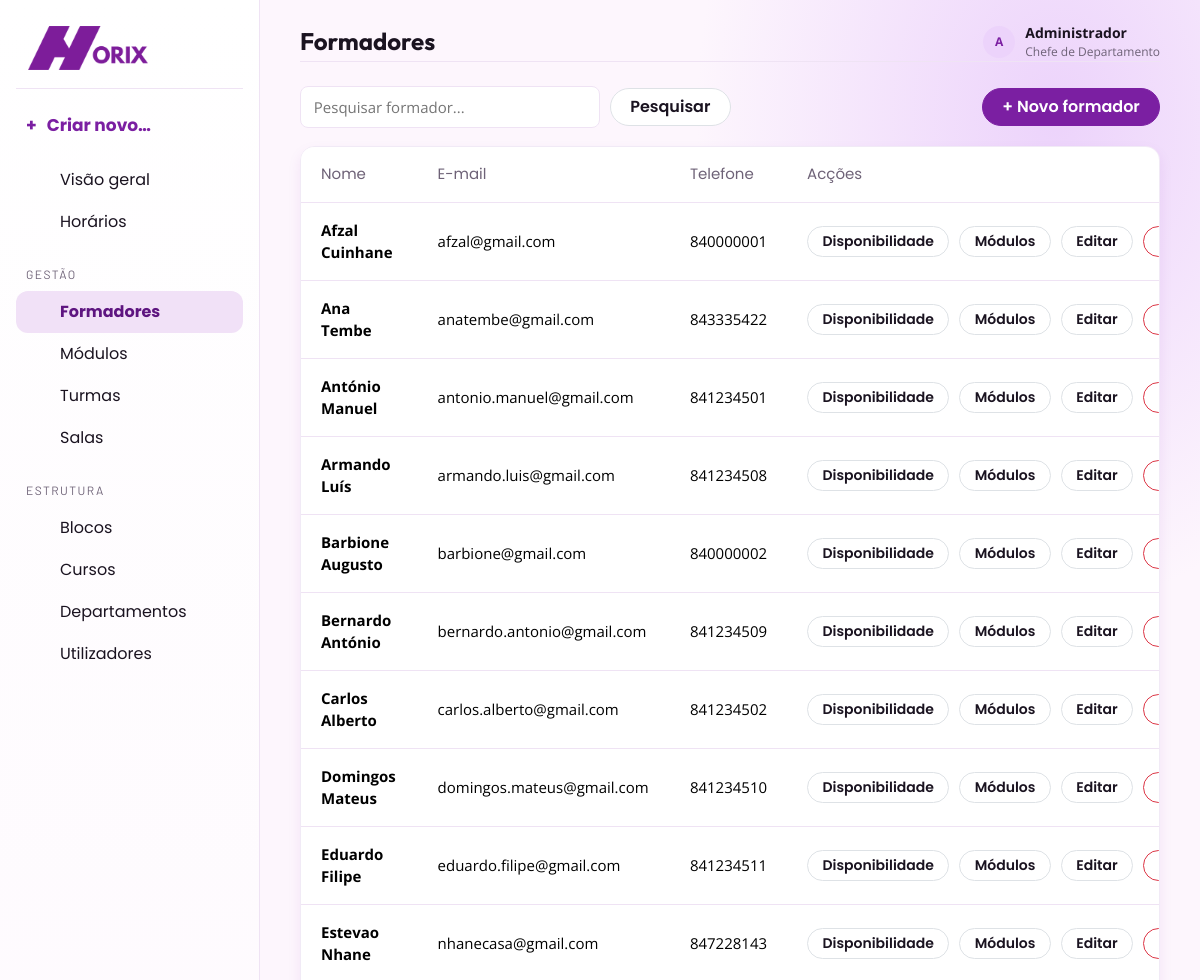
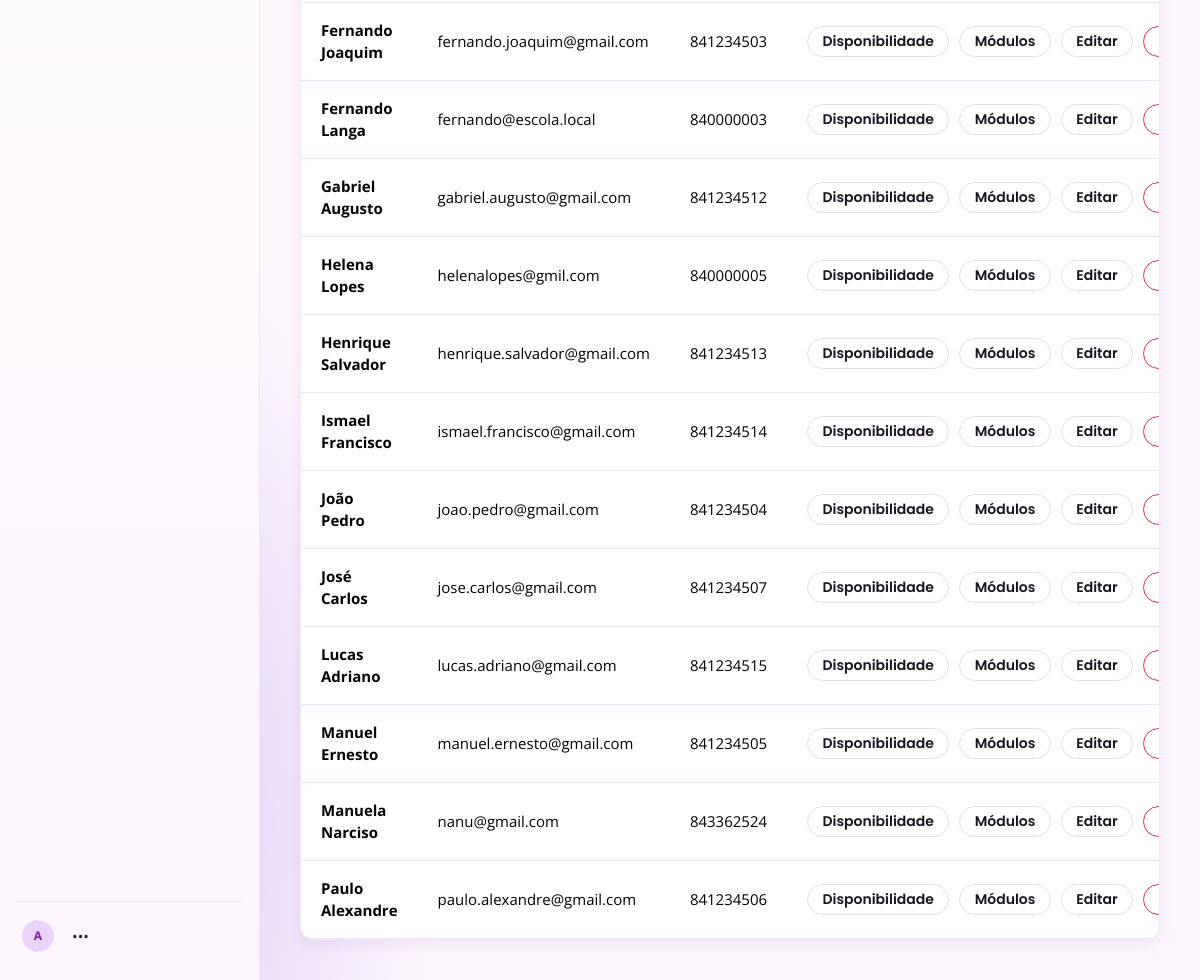
Page /View/html-php/Formador.php (signed in) on the committed database (2 pictures, top to bottom).
### tables this page shows
CREATE TABLE `utilizador` (
  `id_utilizador` int(11) NOT NULL,
  `nome` varchar(100) NOT NULL,
  `email` varchar(120) NOT NULL,
  `senha` varchar(255) NOT NULL,
  `perfil` enum('Chefe de Departamento','Formador') NOT NULL,
  `ativo` tinyint(1) NOT NULL DEFAULT 1,
  `criado_em` timestamp NOT NULL DEFAULT current_timestamp()
);

CREATE TABLE `formador` (
  `id_formador` int(11) NOT NULL,
  `nome` varchar(100) NOT NULL,
  `email` varchar(100) DEFAULT NULL,
  `telefone` varchar(20) DEFAULT NULL
);

### Conexao/Conexao.php (called while the page is built, shortened)
<?php
function db(): mysqli
{
    static $con;
    if ($con instanceof mysqli) {
        return $con;
    }
    $con = new mysqli('localhost', 'root', '', 'gestao_horarios', "3306");
    $con->set_charset('utf8mb4');
    return $con;
}

### View/html-php/Formador.php (the view, shortened to what this page needs)
<?php
require_once '../../bootstrap.php';
$q = post('q', $_GET['q'] ?? '');
$data = $q !== ''
    ? rows(
        'SELECT * FROM formador WHERE nome LIKE ? OR email LIKE ? OR telefone LIKE ? ORDER BY nome',
        'sss',
        '%' . $q . '%',
        '%' . $q . '%',
        '%' . $q . '%'
    )
    : rows('SELECT * FROM formador ORDER BY nome');
layout_start('Formadores');
?>
<div class="toolbar">
    <form class="toolbar-left" method="get">
        <input class="search" name="q" value="<?= e($q) ?>" placeholder="Pesquisar formador...">
        <button class="btn btn-light border">Pesquisar</button>
    </form>
    <button type="button" class="btn btn-primary" data-modal="novo" data-title="Novo formador">+ Novo formador</button>
</div>
<div class="card table-wrap">
    <table class="table align-middle mb-0">
        <thead>
            <tr>
                <th>Nome</th>
                <th>E-mail</th>
                <th>Telefone</th>
                <th>Acções</th>
            </tr>
        </thead>
        <tbody>
            <?php foreach ($data as $r): ?>
                <tr>
                    <td><strong><?= e($r['nome']) ?></strong></td>
                    <td><?= e($r['email']) ?></td>
                    <td><?= e($r['telefone']) ?></td>
                    <td>
                        <div class="actions">
                            <a class="btn btn-sm btn-light border" href="Disponibilidade.php?id=<?= $r['id_formador'] ?>">Disponibilidade</a>
                            <a class="btn btn-sm btn-light border" href="FormadorModulos.php?id=<?= $r['id_formador'] ?>">Módulos</a>
                            <button type="button" class="btn btn-sm btn-light border" data-modal="editar" data-title="Editar formador" data-row="<?= row_json($r) ?>">Editar</button>
                            <button type="button" class="btn btn-sm btn-outline-danger" data-modal="remover" data-title="Remover formador" data-row="<?= row_json($r) ?>">Remover</button>
                        </div>
                    </td>
                </tr>
            <?php endforeach; ?>
        </tbody>
    </table>
</div>
<?php
layout_end();

### bootstrap.php (shortened to what this page needs)
<?php
require_once __DIR__ . '/Conexao/Conexao.php';
function e($v): string
{
    return htmlspecialchars((string) $v, ENT_QUOTES, 'UTF-8');
}
function row_json(array $r): string
{
    unset($r['senha']);
    return e(json_encode($r, JSON_UNESCAPED_UNICODE));
}
function post($key, $default = ''): string
{
    return trim((string) ($_POST[$key] ?? $default));
}
function page_acl(): array
{
    $todos = [PERFIL_CHEFE, PERFIL_FORMADOR];
    $chefe = [PERFIL_CHEFE];
    return [
        'TelaPrincipal.php' => $todos,
        'GerarHorario.php' => $todos,
        'HorarioPDF.php' => $chefe,
        'Formador.php' => $chefe,
        'FormadorModulos.php' => $chefe,
        'Disponibilidade.php' => $chefe,
        'Modulo.php' => $chefe,
        'Turma.php' => $chefe,
        'Sala.php' => $chefe,
        'Bloco.php' => $chefe,
        'Curso.php' => $chefe,
        'Departamento.php' => $chefe,
        'Utilizador.php' => $chefe,
    ];
}
function logged(): bool
{
    return !empty($_SESSION['user']);
}
function refresh_session_user(): void
{
    static $done = false;
    if ($done || !logged()) {
        return;
    }
    $u = one(
        'SELECT id_utilizador,nome,email,perfil FROM utilizador WHERE id_utilizador=? AND ativo=1',
        'i',
        (int) ($_SESSION['user']['id'] ?? 0)
    );
}
function require_login(): void
{
    refresh_session_user();
}
function user(): array
{
    return $_SESSION['user'] ?? [];
}
function perfil(): string
{
    return (string) (user()['perfil'] ?? '');
}
function is_chefe(): bool
{
    return logged() && perfil() === PERFIL_CHEFE;
}
function can_manage(): bool
{
    return is_chefe();
}
function can_access(string $file): bool
{
    $acl = page_acl();
    return !isset($acl[$file]) || in_array(perfil(), $acl[$file], true);
}
function enforce_page_access(): void
{
    require_login();
}
function rows(string $sql, string $types = '', ...$args): array
{
    $st = db()->prepare($sql);
    if ($types) {
        $st->bind_param($types, ...$args);
    }
    $st->execute();
    $r = $st->get_result();
    return $r ? $r->fetch_all(MYSQLI_ASSOC) : [];
}
function one(string $sql, string $types = '', ...$args): ?array
{
    $a = rows($sql, $types, ...$args);
    return $a[0] ?? null;
}
function active(string $file): string
{
    return basename($_SERVER['PHP_SELF']) === $file ? 'active' : '';
}
function icon(string $name, int $size = 18): string
{
    $paths = [
        'dashboard' => '<rect x="3" y="3" width="7" height="7" rx="1"/><rect x="14" y="3" width="7" height="7" rx="1"/><rect x="3" y="14" width="7" height="7" rx="1"/><rect x="14" y="14" width="7" height="7" rx="1"/>',
        'calendar' => '<rect x="3" y="4" width="18" height="17" rx="2"/><path d="M16 2v4M8 2v4M3 10h18"/>',
        'plan' => '<path d="M4 5h16M4 12h16M4 19h10"/><circle cx="17" cy="19" r="3"/>',
        'users' => '<path d="M16 21v-2a4 4 0 0 0-4-4H6a4 4 0 0 0-4 4v2"/><circle cx="9" cy="7" r="4"/><path d="M22 21v-2a4 4 0 0 0-3-3.87M16 3.13a4 4 0 0 1 0 7.75"/>',
        'book' => '<path d="M4 5.5A2.5 2.5 0 0 1 6.5 3H20v16H6.5A2.5 2.5 0 0 0 4 21.5z"/><path d="M4 5.5v16M8 7h8M8 11h8"/>',
        'school' => '<path d="m3 9 9-5 9 5-9 5z"/><path d="M7 12v5c3 2 7 2 10 0v-5M21 10v6"/>',
        'room' => '<path d="M4 21V5a2 2 0 0 1 2-2h12a2 2 0 0 1 2 2v16"/><path d="M9 21v-5h6v5M8 7h2M14 7h2M8 11h2M14 11h2"/>',
        'building' => '<path d="M4 21V4h12v17M16 9h4v12M8 8h4M8 12h4M8 16h4"/>',
        'book-open' => '<path d="M3 5a2 2 0 0 1 2-2h6v17H5a2 2 0 0 0-2 2zM21 5a2 2 0 0 0-2-2h-6v17h6a2 2 0 0 1 2 2z"/>',
        'user' => '<circle cx="12" cy="8" r="4"/><path d="M4 21a8 8 0 0 1 16 0"/>',
        'logout' => '<path d="M10 17l5-5-5-5M15 12H3"/><path d="M14 3h5a2 2 0 0 1 2 2v14a2 2 0 0 1-2 2h-5"/>',
        'sun' => '<circle cx="12" cy="12" r="4"/><path d="M12 2v2M12 20v2M4.93 4.93l1.41 1.41M17.66 17.66l1.41 1.41M2 12h2M20 12h2M4.93 19.07l1.41-1.41M17.66 6.34l1.41-1.41"/>',
        'moon' => '<path d="M21 12.8A8.5 8.5 0 1 1 11.2 3 6.7 6.7 0 0 0 21 12.8z"/>',
    ];
    $body = $paths[$name] ?? $paths['dashboard'];
    return '<svg class="icon-svg" width="' . $size . '" height="' . $size . '" viewBox="0 0 24 24" fill="none" stroke="currentColor" stroke-width="1.9" stroke-linecap="round" stroke-linejoin="round" aria-hidden="true">' . $body . '</svg>';
}
function nav_all(): array
{
    return [
        ['', [
            ['TelaPrincipal.php', 'Visão geral', 'dashboard'],
            ['GerarHorario.php', 'Horários', 'calendar'],
        ]],
        ['Gestão', [
            ['Formador.php', 'Formadores', 'users'],
            ['Modulo.php', 'Módulos', 'book'],
            ['Turma.php', 'Turmas', 'school'],
            ['Sala.php', 'Salas', 'room'],
        ]],
        ['Estrutura', [
            ['Bloco.php', 'Blocos', 'building'],
            ['Curso.php', 'Cursos', 'book-open'],
            ['Departamento.php', 'Departamentos', 'building'],
            ['Utilizador.php', 'Utilizadores', 'user'],
        ]],
    ];
}
function nav(): array
{
    $menu = [];
    foreach (nav_all() as $secao) {
        $itens = array_values(array_filter($secao[1], fn($n) => can_access($n[0])));
        if ($itens) {
            $menu[] = [$secao[0], $itens];
        }
    }
    return $menu;
}
function layout_start(string $title, string $subtitle = ''): void
{
    $u = user();
    $inicial = e(strtoupper(substr($u['nome'] ?? 'U', 0, 1)));
?>
    <!doctype html>
    <html lang="pt">
    <head>
        <link rel="stylesheet" href="../css/bootstrap.min.css">
        <link rel="stylesheet" href="../css/app.css">
    </head>
    <body>
        <aside class="sidebar">
        <div class="brand">
            <img src="../img/horix.png" alt="Horix - Gestão de Horários">
        </div>
        <?php if (can_manage()): ?>
            <div class="dropdown">
                <a class="create-new" href="#" role="button" data-bs-toggle="dropdown" aria-expanded="false">
                    <span>+</span> Criar novo…
                </a>
            </div>
        <?php endif; ?>
        <nav>
            <?php foreach (nav() as $secao): ?>
                <?php if ($secao[0] !== ''): ?>
                    <div class="nav-title"><?= e(mb_strtoupper($secao[0])) ?></div>
                <?php endif; ?>
                <?php foreach ($secao[1] as $n): ?>
                    <a class="nav-link <?= active($n[0]) ?>" href="<?= $n[0] ?>">
                        <span class="nav-icon"><?= icon($n[2], 20) ?></span>
                        <span><?= $n[1] ?></span>
                    </a>
                <?php endforeach; ?>
            <?php endforeach; ?>
        </nav>
        <div class="sidebar-bottom dropup">
            <div class="user-row">
                <div class="avatar"><?= $inicial ?></div>
                <a href="#" class="text-body px-2" data-bs-toggle="dropdown" aria-label="Opções">•••</a>
            </div>
        </div>
        </aside>
        <main class="main">
            <header class="topbar">
                <div class="title-wrap">
                    <div>
                        <h1><?= e($title) ?></h1>
                    </div>
                </div>
                <div class="profile">
                    <div class="avatar"><?= $inicial ?></div>
                    <div>
                        <strong><?= e($u['nome'] ?? 'Utilizador') ?></strong>
                        <small><?= e($u['perfil'] ?? '') ?></small>
                    </div>
                </div>
            </header>
            <section class="content">
            <?php
        }
        function layout_end(): void
        {
            ?>
            </section>
        </main>
    </body>
    </html>
<?php
        }
enforce_page_access();

### rows in the picture
utilizador: nome "A", nome "Administrador", perfil "Chefe de Departamento"
formador: nome "Afzal Cuinhane", email "afzal@gmail.com", telefone "840000001"
formador: nome "Ana Tembe", email "anatembe@gmail.com", telefone "843335422"
formador: nome "António Manuel", email "antonio.manuel@gmail.com", telefone "841234501"
formador: nome "Armando Luís", email "armando.luis@gmail.com", telefone "841234508"
formador: nome "Barbione Augusto", email "barbione@gmail.com", telefone "840000002"
formador: nome "Bernardo António", email "bernardo.antonio@gmail.com", telefone "841234509"
formador: nome "Carlos Alberto", email "carlos.alberto@gmail.com", telefone "841234502"
formador: nome "Domingos Mateus", email "domingos.mateus@gmail.com", telefone "841234510"
formador: nome "Eduardo Filipe", email "eduardo.filipe@gmail.com", telefone "841234511"
formador: nome "Estevao Nhane", email "nhanecasa@gmail.com", telefone "847228143"
formador: nome "Fernando Joaquim", email "fernando.joaquim@gmail.com", telefone "841234503"
formador: nome "Fernando Langa", email "fernando@escola.local", telefone "840000003"
formador: nome "Gabriel Augusto", email "gabriel.augusto@gmail.com", telefone "841234512"
formador: nome "Helena Lopes", email "helenalopes@gmil.com", telefone "840000005"
formador: nome "Henrique Salvador", email "henrique.salvador@gmail.com", telefone "841234513"
formador: nome "Ismael Francisco", email "ismael.francisco@gmail.com", telefone "841234514"
formador: nome "João Pedro", email "joao.pedro@gmail.com", telefone "841234504"
formador: nome "José Carlos", email "jose.carlos@gmail.com", telefone "841234507"
formador: nome "Lucas Adriano", email "lucas.adriano@gmail.com", telefone "841234515"
formador: nome "Manuel Ernesto", email "manuel.ernesto@gmail.com", telefone "841234505"
formador: nome "Manuela Narciso", email "nanu@gmail.com", telefone "843362524"
formador: nome "Paulo Alexandre", email "paulo.alexandre@gmail.com", telefone "841234506"

### other values in the picture
$n[1] "Visão geral"
$n[1] "Horários"
mb_strtoupper($secao[0]) "GESTÃO"
$n[1] "Formadores"
$n[1] "Módulos"
$n[1] "Turmas"
$n[1] "Salas"
mb_strtoupper($secao[0]) "ESTRUTURA"
$n[1] "Blocos"
$n[1] "Cursos"
$n[1] "Departamentos"
$n[1] "Utilizadores"
$title "Formadores"
